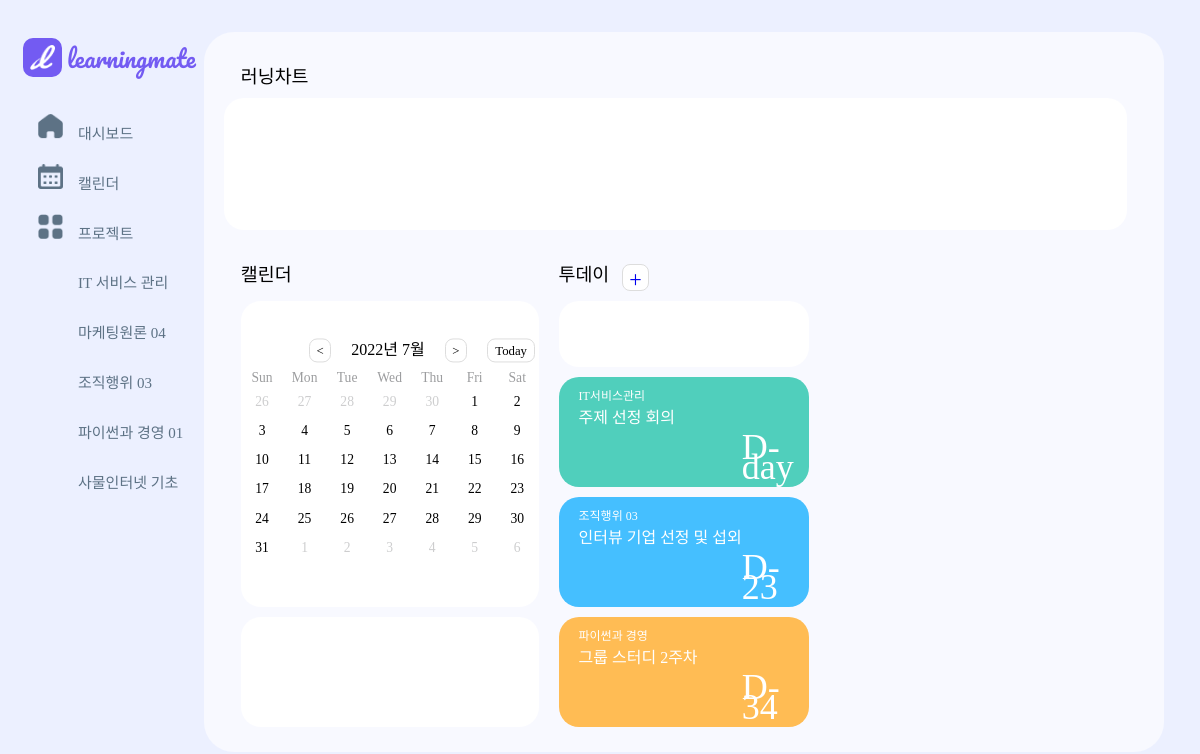
/calendar, run on an earlier commit of the app's database.
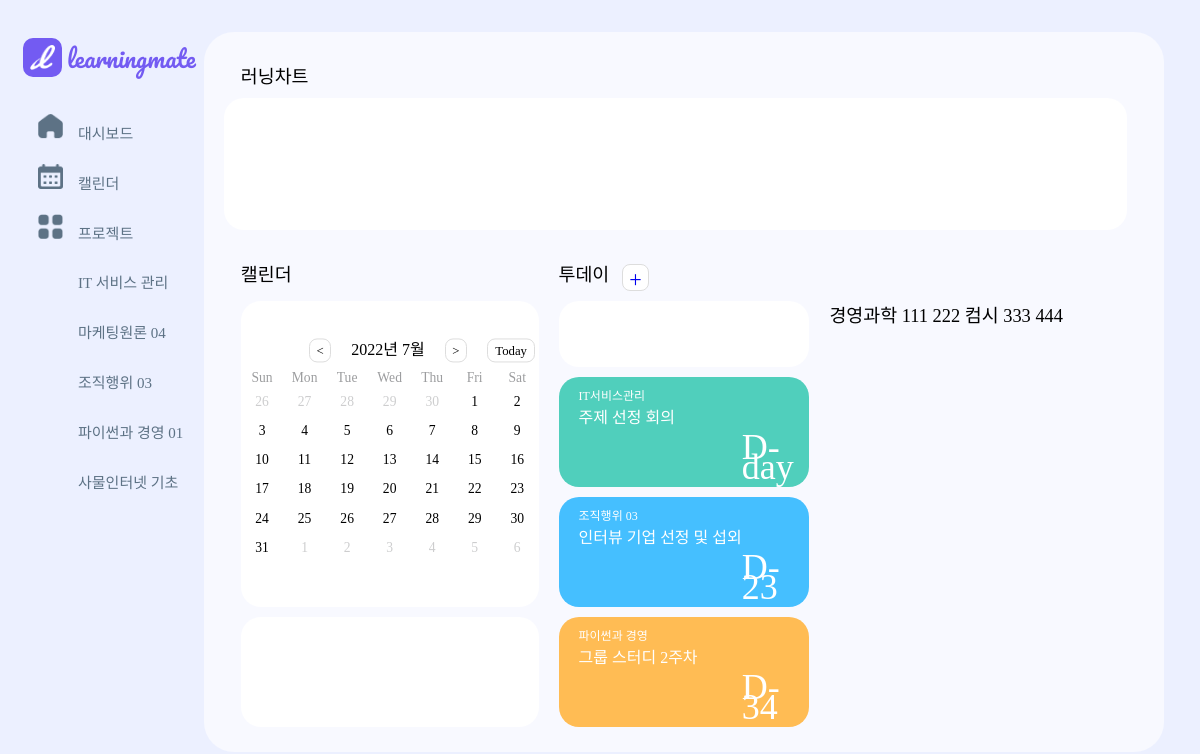
And on a later commit of the database.
### mateapp/models.py (models this page shows)
class Project(models.Model):
    id = models.AutoField(primary_key=True)
    title = models.CharField(max_length=200)
    writer = models.ForeignKey(User,on_delete=models.CASCADE)
    pub_date = models.DateField() # 시간이 필요 없어서 변경함
    body = models.TextField()

class Todo(models.Model):
    content = models.TextField()
    project = models.ForeignKey(Project ,on_delete=models.CASCADE, related_name='todos')
    created_at = models.DateTimeField(auto_now_add=True)
    updated_at = models.DateTimeField(auto_now=True)

### mateapp/views.py (the view)
# urls.py: path('calendar',calendar, name = "calendar"),
def calendar(request):
    projects = Project.objects.all() # 모델을 전부 불러옴
    todos_list = [] # 빈리스트를 만듬 , 담아서 렌더링하는 경우가 많음
    todos = Todo.objects.all()
    todos_list.append(todos) # 그 프로젝트의 등록된 투두를 불러와서 그걸 넣은거임
    return render(request, 'mateapp/calendar.html', {'todos_list':todos_list, 'projects':projects})

### mateapp/templates/mateapp/calendar.html (shortened to what this page needs)
{% extends 'base.html' %} {% load static %} {% block content %}
<div id="rec3">
  <div class="container2">
    <div class="item2" id="chart_text">러닝차트</div>
    <div class="item2" id="chart"></div>
    <div class="item2" id="calendar2_text">캘린더</div>
    <div class="item2" id="calendar2">
      <div class="calendar">
        <div class="cal_header2">
          <button class="nav-btn go-prev" onclick="prevMonth()">&lt;</button>
          <div class="year-month"></div>
          <button class="nav-btn go-next" onclick="nextMonth()">&gt;</button>
          <button class="nav-btn go-today" onclick="goToday()">Today</button>
        </div>
        <div class="cal_main2">
          <div class="days">
            <div class="day">Sun</div>
            <div class="day">Mon</div>
            <div class="day">Tue</div>
            <div class="day">Wed</div>
            <div class="day">Thu</div>
            <div class="day">Fri</div>
            <div class="day">Sat</div>
          </div>
          <div class="dates"></div>
        </div>
      </div>
    </div>
    <div class="item2" id="calendar2_2"></div>
    <div class="item2" id="today">
      투데이
      <a
        id="plus"
        href="#"
        onclick="window.open('todo_new','todo_new','resizable=no, width=600, height=500');return false"
        style="text-decoration-line: none"
        >+</a
      >
    </div>
    <div class="item2" id="today_date"></div>
    <div class="item2" id="dday1">
      <section class="subject_name" id="dday1_subject"></section>
      <section class="meeting_subject" id="dday1_meeting"></section>
      <section class="count_dday" id="dday1_dday"></section>
    </div>
    <div class="item2" id="dday2">
      <section class="subject_name" id="dday2_subject"></section>
      <section class="meeting_subject" id="dday2_meeting"></section>
      <section class="count_dday" id="dday2_dday"></section>
    </div>
    <div class="item2" id="dday3">
      <section class="subject_name" id="dday3_subject"></section>
      <section class="meeting_subject" id="dday3_meeting"></section>
      <section class="count_dday" id="dday3_dday"></section>
    </div>
    {% for project in projects %}
        {{project.title}}
            {% for todos in todos_list %}
            {% for todo in todos %}
            {% if todo.project == project %}
                {{todo.content}}
            {% endif %}
            {% endfor %}
            {% endfor %}
    {% endfor %}
    </div>
  </div>
{% endblock %}

### runningmate/templates/base.html (shortened to what this page needs)
<!DOCTYPE html>
{% load static %}
<html lang="en">
    <head>
        <link rel = "stylesheet" type="text/css" href = "{% static 'css/style.css' %}?after">
        <link rel = "stylesheet" type="text/css" href = "{% static 'css/calender.css' %}?after">
    </head>
    <body>
        {% include 'shared/_navbar.html' %}
        {% block content %}
        {% endblock %}
    </body>
</html>

### runningmate/templates/shared/_navbar.html
{% load static %}
<div class="navbar">
    <div class="nav_main">
        <a href="{% url 'mateapp:showmain' %}"><img src="{% static 'images/logo.png' %}" class="nav_logo"/><span>learningmate</span></a>
    </div>
    <a href="{% url 'mateapp:showmain' %}"><div class="nav_button" id="nav_rep"><img src="{% static 'images/home.png' %}" id="home_logo"/>대시보드</div></a>
    <a href="{% url 'mateapp:calendar' %}"><div class="nav_button" id="nav_rep"><img src="{% static 'images/date_range.png' %}" id="calender_logo"/>캘린더</div></a>
    <div class="nav_button">
        <div class="nav_project"><img src="{% static 'images/Vector.png' %}" id="project_logo"/>프로젝트</div>
        <ul class="project_sub">
            <a href = "{% url 'mateapp:project_name' %}"><li id = "project">IT 서비스 관리</li></a>
            <li>마케팅원론 04</li>
            <li>조직행위 03</li>
            <li>파이썬과 경영 01</li>
            <li>사물인터넷 기초</li>
        </ul>
    </div>
</div>

### runningmate/static/css/style.css (style rules this page uses)
#rec3 { position: absolute; width: 80%; height: 90%; left: 17%; top: 4%; bottom: 4%; background: #F8F9FF; border-radius: 30px; }
body { background: #ECF0FF; }
span { display: inline-block; }
#project { overflow-x:auto; white-space:nowrap; }
#plus { font-family:AppleSDGothicNeoM; display: inline-block; font-size:larger; vertical-align: middle; cursor: pointer; background: #FFFFFF; border: 1px solid #DDDDDD; border-radius: 8px; padding: 0; width: 25px; height: 25px; text-align: center; line-height: 30px; margin-left: 8px; }
.calendar * { box-sizing: border-box; }
.calendar { width: 100%; margin-left: auto; margin-right: auto; position: relative; top: 50%; transform: translateY(-50%); }
.nav-btn { width: 2.8vmin; height: 3vmin; border: 1px solid #DDDDDD; font-size: 1.6vmin; line-height: 2.9vmin; background-color: transparent; cursor: pointer; font-family: "AppleSDGothicNeoB" ; border-radius: 8px; margin-left: 2.5vmin; margin-right: 2.5vmin; }
.go-today { width: 6vmin; border: 1px solid #DDDDDD; background-color: white; cursor: pointer; font-family: "AppleSDGothicNeoB" ; margin: 0; }
.days { display: flex; margin: 1vmin 0 1vmin; color: #9C9D9F; }
.day { width: calc(100% / 7); text-align: center; }
.dates { display: flex; flex-flow: row wrap; height: 3%; margin-top: 0; }
.navbar a { text-decoration: none; }
.nav_button { border-radius: 12px; width: 180px; height: 40px; margin-left: 15px; transition: all .5s; padding-bottom: 10px; font-family: 'AppleSDGothicNeoB'; font-size: 15px; color: #5D7285; }
.nav_button img { width: 25px; height: 25px; padding-right: 15px; padding-top: 7px; }
.nav_button ul { font-family: 'AppleSDGothicNeoM'; font-size: 15px; color: #5D7285; list-style: none; line-height: 50px; padding-left: 55px; }
.nav_logo { width: 25px; height: 25px; background: #735BF2; border-radius: 10px; padding: 7px; margin: 30px 5px 30px 15px; vertical-align: middle; }
.nav_main span { font-family: 'Pacifico'; font-style: normal; font-weight: 400; font-size: 24px; color: #735BF2; vertical-align: middle; }
#nav_rep { padding-left: 15px; width: 165px; }
.nav_project { padding-left: 15px; }
.project_sub a { color: #5D7285; text-decoration: none; }

What changed in the data, as far as the page shows it:
added Project: title "경영과학"
added Todo: content "111"
added Todo: content "222"
added Project: title "컴시"
added Todo: content "333"
added Todo: content "444"
